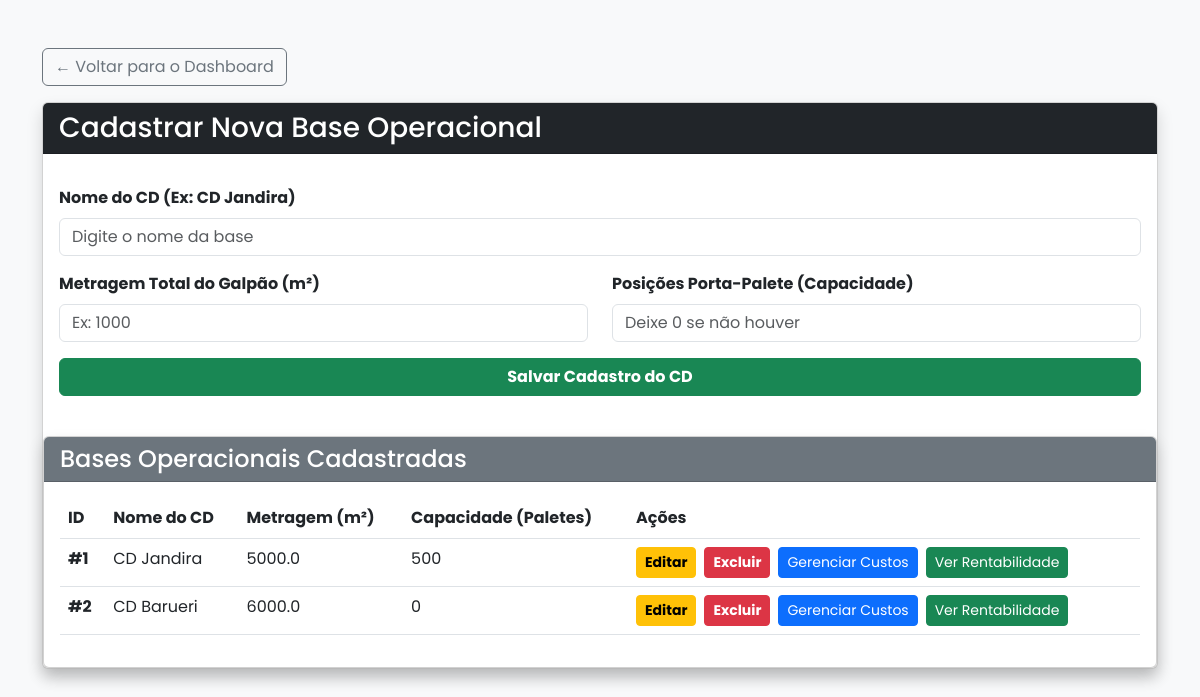
/cadastro, run on an earlier commit of the app's database.
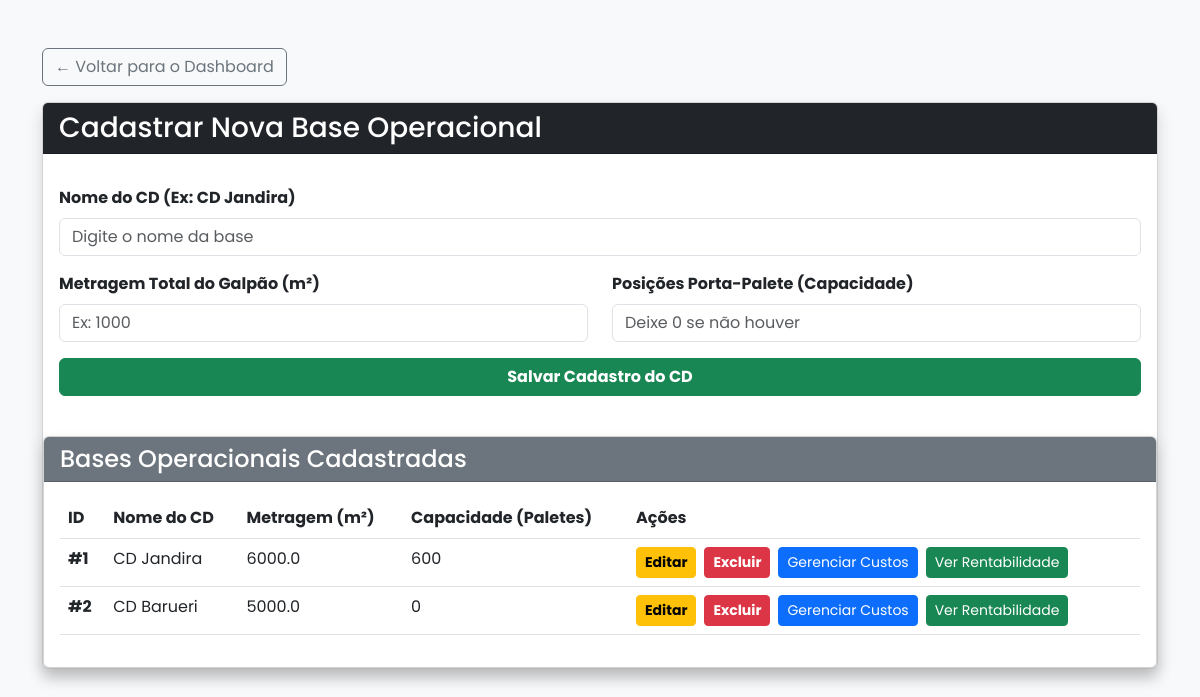
And on a later commit of the database.
### app.py (models this page shows)
class CentroDistribuicao(db.Model):
    id = db.Column(db.Integer, primary_key=True)
    nome = db.Column(db.String(100), nullable=False)
    metragem = db.Column(db.Float, nullable=False)
    capacidade_paletes = db.Column(db.Integer, nullable=False)

### app.py (the view, shortened to what this page needs)
@app.route('/cadastro', methods=['GET', 'POST'])
def tela_cadastro():
    lista_cds = CentroDistribuicao.query.all()
    return render_template('cadastro_cd.html', cds=lista_cds)

### templates/cadastro_cd.html (shortened to what this page needs)
<!DOCTYPE html>
<html lang="pt-br">
  <head>
    <link
      href="https://cdn.jsdelivr.net/npm/bootstrap@5.3.0/dist/css/bootstrap.min.css"
      rel="stylesheet"
    />
    <link
      rel="stylesheet"
      href="{{ url_for('static', filename='css/style.css') }}"
    />
  </head>
  <body class="bg-light">
    <div class="container mt-5">
      <div class="mb-3">
        <a href="/" class="btn btn-outline-secondary"
          >← Voltar para o Dashboard</a
        >
      </div>
      <div class="card shadow">
        <div class="card-header bg-dark text-white">
          <h3 class="mb-0">Cadastrar Nova Base Operacional</h3>
        </div>
        <div class="card-body">
          <form action="#" method="POST">
            <div class="mb-3">
              <label class="form-label fw-bold"
                >Nome do CD (Ex: CD Jandira)</label
              >
              <input
                type="text"
                class="form-control"
                name="nome_cd"
                placeholder="Digite o nome da base"
              />
            </div>
            <div class="row">
              <div class="col-md-6 mb-3">
                <label class="form-label fw-bold"
                  >Metragem Total do Galpão (m²)</label
                >
                <input
                  type="number"
                  class="form-control"
                  name="metragem_m2"
                  placeholder="Ex: 1000"
                />
              </div>
              <div class="col-md-6 mb-3">
                <label class="form-label fw-bold"
                  >Posições Porta-Palete (Capacidade)</label
                >
                <input
                  type="number"
                  class="form-control"
                  name="capacidade_paletes"
                  placeholder="Deixe 0 se não houver"
                />
              </div>
            </div>
            <button type="submit" class="btn btn-success w-100 fw-bold">
              Salvar Cadastro do CD
            </button>
          </form>
        </div>
        <div class="card shadow mt-4">
          <div class="card-header bg-secondary text-white">
            <h4 class="mb-0">Bases Operacionais Cadastradas</h4>
          </div>
          <div class="card-body">
            <table class="table table-hover">
              <thead>
                <tr>
                  <th>ID</th>
                  <th>Nome do CD</th>
                  <th>Metragem (m²)</th>
                  <th>Capacidade (Paletes)</th>
                  <th>Ações</th>
                </tr>
              </thead>
              <tbody>
                {% for cd in cds %}
                <tr>
                  <td><strong>#{{ cd.id }}</strong></td>
                  <td>{{ cd.nome }}</td>
                  <td>{{ cd.metragem }}</td>
                  <td>{{ cd.capacidade_paletes }}</td>
                  <td>
                    <div class="d-flex gap-2">
                      <a
                        href="{{ url_for('editar_cd', cd_id=cd.id) }}"
                        class="btn btn-sm btn-warning fw-bold"
                        >Editar</a
                      >
                      <form
                        action="{{ url_for('excluir_cd', cd_id=cd.id) }}"
                        method="POST"
                        onsubmit="return confirm('Tem certeza que deseja excluir esta Base Operacional?');"
                      >
                        <button
                          type="submit"
                          class="btn btn-sm btn-danger fw-bold"
                        >
                          Excluir
                        </button>
                      </form>
                      <a
                        href="/custos/{{ cd.id }}"
                        class="btn btn-sm btn-primary"
                        >Gerenciar Custos</a
                      >
                      <a
                        href="/rentabilidade/{{ cd.id }}"
                        class="btn btn-sm btn-success"
                        >Ver Rentabilidade</a
                      >
                    </div>
                  </td>
                </tr>
                {% endfor %}
              </tbody>
            </table>
          </div>
        </div>
      </div>
    </div>
  </body>
</html>

### static/css/style.css (style rules this page uses)
:root { --cor-primaria: #00bba9; --cor-secundaria: #306359; }
body { font-family: "Poppins", sans-serif !important; }

What changed in the data, as far as the page shows it:
changed CentroDistribuicao "CD Jandira": metragem "5000.0" → "6000.0"; capacidade_paletes "500" → "600"
changed CentroDistribuicao "CD Barueri": metragem "6000.0" → "5000.0"
